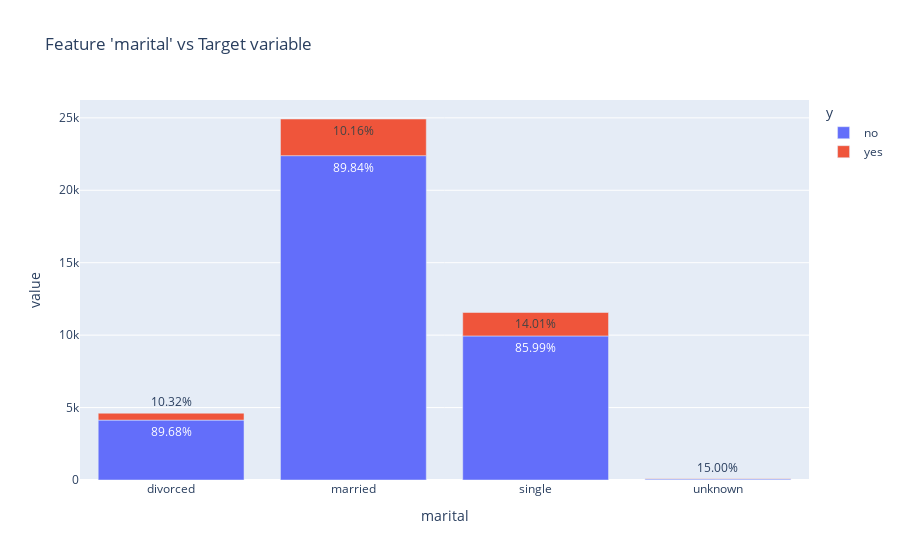

The notebook cell this image was saved under:
### Code cell
cat_plot=pd.DataFrame(data.groupby('marital')['y'].value_counts())
cat_plot['Percentage'] = data.groupby('marital')['y'].value_counts().groupby(level = 0).apply(lambda x: 100 * x / float(x.sum())).values
cat_plot.columns = ['count', 'percentage']
cat_plot.reset_index(level = ['y', 'marital'],inplace=True)
fig=px.bar(cat_plot, x='marital', y=['count'], color = 'y' ,text=cat_plot['percentage'].apply(lambda x: '{0:1.2f}%'.format(x)),title="Feature 'marital' vs Target variable")
fig.show()

### Figure 1 — Plotly figure (JSON) as saved in the notebook; plotly's stock layout.template omitted (floating-point values rounded to 4 significant figures)
{"data": [{"alignmentgroup": "True", "hovertemplate": "y=no<br>marital=%{x}<br>value=%{y}<br>text=%{text}<extra></extra>", "legendgroup": "no", "marker": {"color": "#636efa", "pattern": {"shape": ""}}, "name": "no", "offsetgroup": "no", "orientation": "v", "showlegend": true, "text": ["89.68%", "89.84%", "85.99%", "85.00%"], "textposition": "auto", "type": "bar", "x": ["divorced", "married", "single", "unknown"], "xaxis": "x", "y": [4135, 22390, 9944, 68], "yaxis": "y"}, {"alignmentgroup": "True", "hovertemplate": "y=yes<br>marital=%{x}<br>value=%{y}<br>text=%{text}<extra></extra>", "legendgroup": "yes", "marker": {"color": "#EF553B", "pattern": {"shape": ""}}, "name": "yes", "offsetgroup": "yes", "orientation": "v", "showlegend": true, "text": ["10.32%", "10.16%", "14.01%", "15.00%"], "textposition": "auto", "type": "bar", "x": ["divorced", "married", "single", "unknown"], "xaxis": "x", "y": [476, 2531, 1620, 12], "yaxis": "y"}], "layout": {"barmode": "relative", "legend": {"title": {"text": "y"}, "tracegroupgap": 0}, "title": {"text": "Feature 'marital' vs Target variable"}, "xaxis": {"anchor": "y", "domain": [0, 1], "title": {"text": "marital"}}, "yaxis": {"anchor": "x", "domain": [0, 1], "title": {"text": "value"}}}}
